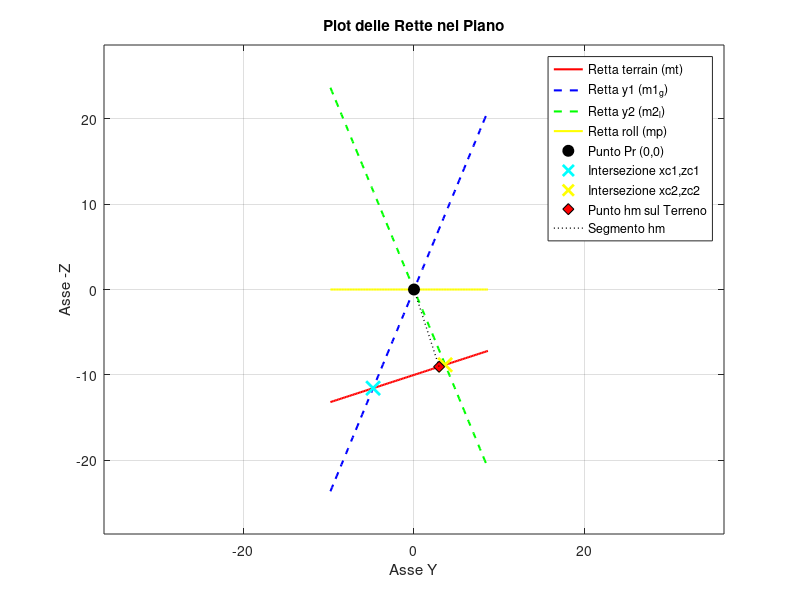

Write MATLAB code to recreate this figure.
clear; close all; clc;

% Flag per usare angoli specifici o generati randomicamente
use_specific_angles = true; % Imposta a 'false' per angoli randomici
tolerance = 1e-4;
areDifferent = @(a, b, tol) abs(a - b) > tol * max(abs(a), abs(b));

%% Measuraments Variables
pr = [0,0]';
qt = - 10;
Iota = -pi/8;
Omega = pi/8;
% u = 200;
% w = 150;
% Ts = 0.001;

if use_specific_angles
    alpha = pi/10;
    phi = 0;
else
    % random angles generator
    lower_bound = -pi/2;
    upper_bound = pi/2;
    % Genera un singolo angolo randomico
    alpha = lower_bound + (upper_bound - lower_bound) * rand();
    lower_bound = -pi/4;
    upper_bound = pi/4;
    phi = lower_bound + (upper_bound - lower_bound) * rand();
end

alpha_ang = rad2deg(alpha)
phi_ang = rad2deg(phi)

m1_i = tan((3*pi/2 + Iota + phi)); 
m2_o = tan((3*pi/2 + Omega + phi));
    
mt = tan(alpha);
mr = tan(phi);
% robot position

q1 = pr(2) - m1_i*pr(1);
q2 = pr(2) - m2_o*pr(1);
qp = pr(2) - mr*pr(1);

z_r = [0, -1]';
Ry_2D = [cos(phi), -sin(phi);
      sin(phi),  cos(phi)];
z_r = Ry_2D*z_r;

% computation for y1 
xc3 = (q1 - qt) / (mt - m1_i);
zc3 = mt * xc3 + qt;
ang1 = (3*pi/2 + Iota + phi)/pi*180;
y3m = norm([pr(1) - xc3; pr(2) - zc3]);
v_p3 = [xc3 - pr(1); zc3 - pr(2)];
visibile_y3 = dot(z_r, v_p3) > 0;
if ~visibile_y3
    error('Errore in visibilità y3 \n');
end

% Computation for y2
xc4 = (q2 - qt) / (mt - m2_o);
zc4 = mt * xc4 + qt;
ang2 = (Omega + phi)/pi*180;
y4m = norm([pr(1) - xc4; pr(2) - zc4]);
v_p4 = [xc4 - pr(1); zc4 - pr(2)];
visibile_y4 = dot(z_r, v_p4) > 0;

if ~visibile_y4
    error('Errore in visibilità y4 \n');
end

% valore da ottenere di h
hm = (abs(mt*pr(1) - pr(2) + qt))/ (sqrt(mt^2 + 1));

% Y computation
y3_abs = hm/abs(cos(Iota - (alpha - phi)));
y3 = hm/(cos(Iota - (alpha - phi)));
y4_abs = hm/abs(cos(Omega - (alpha - phi)));
y4 = hm/(cos(Omega - (alpha - phi)));

% h check
h_y3 = y3m*(cos(Iota - (alpha - phi)));
h_y4_abs = y4m * abs(cos(Omega - (alpha - phi)));

% h variation
% dx = u*cos(phi) + w*sin(phi);
% dz = u*sin(phi) - w*cos(phi);
% pr_new = pr + [dx*Ts, dz*Ts]'; 
% h_new = hm - u*sin((alpha - phi))*Ts - w*cos((alpha - phi))*Ts;
% hm_new = (abs(mt*pr_new(1) - pr_new(2) + qt))/ (sqrt(mt^2 + 1));

fprintf('\nValori Calcolati:\n');
fprintf('hm: %.4f\n', hm);
fprintf('y1m: %.4f\n', y3m);
fprintf('y2m: %.4f\n', y4m);

if areDifferent(hm, h_y3, tolerance) || areDifferent(h_y3, h_y4_abs, tolerance)
    fprintf('Errore in h measurament\n');
    fprintf('hm: %.4f\n', hm);
    fprintf('h_y1: %.4f\n', h_y3);
    fprintf('h_y2_abs: %.4f\n', h_y4_abs);
end

if areDifferent(y3m, y3_abs, tolerance) || areDifferent(y3_abs, y3, tolerance)
    fprintf('Errore in y1\n');
    fprintf('y1m: %.4f\n', y3m);
    fprintf('y1_abs: %.4f\n', y3_abs);
    fprintf('y1: %.4f\n', y3);
end

if areDifferent(y4m, y4_abs, tolerance) || areDifferent(y4_abs, y4, tolerance)
    fprintf('Errore in y2 \n');
    fprintf('y2m: %.4f\n', y4m);
    fprintf('y2_abs: %.4f\n', y4_abs);
    fprintf('y2: %.4f\n', y4);
end

% fprintf('Controllo velocità e valori h\n');
% fprintf('h nel nuovo punto dato dalle velocità: %.4f\n', hm_new);
% if areDifferent(hm_new, h_new, tolerance)
%     fprintf('Errore nella variazione di h \n');
%     fprintf('h dalle velocità: %.4f\n', h_new);
%     val_u = -u*sin((alpha - phi))*Ts;
%     val_w = -w*cos((alpha - phi))*Ts;
%     fprintf('velocità u: %.4f, velocità w: %.4f\n', val_u, val_w);
% end

% plot
% Intervallo di x per il plot
x_min = min([pr(1), xc3, xc4]) - 5;
x_max = max([pr(1), xc3, xc4]) + 5;
x_values = linspace(x_min, x_max, 100);

% Equazioni delle rette
y_mt = mt * x_values + qt;
y_m1g = m1_i * x_values + q1; 
y_m2l = m2_o * x_values + q2;
y_mp = mr * x_values + qp;

% plot per h
m_perp = -1/mt; 
b_perp = pr(2) - m_perp * pr(1); 
x_hm = (b_perp - qt) / (mt - m_perp);
y_hm = mt * x_hm + qt;

figure;
hold on;
grid on;
box on;

plot(x_values, y_mt, 'r-', 'LineWidth', 1.5, 'DisplayName', 'Retta terrain (mt)');
plot(x_values, y_m1g, 'b--', 'LineWidth', 1.5, 'DisplayName', 'Retta y1 (m1_g)');
plot(x_values, y_m2l, 'g--', 'LineWidth', 1.5, 'DisplayName', 'Retta y2 (m2_l)');
plot(x_values, y_mp, 'y-', 'LineWidth', 1.5, 'DisplayName', 'Retta roll (mp)');

% Plot dei punti noti
plot(pr(1), pr(2), 'ko', 'MarkerFaceColor', 'k', 'MarkerSize', 8, 'DisplayName', 'Punto Pr (0,0)');
plot(xc3, zc3, 'cx', 'MarkerSize', 10, 'LineWidth', 2, 'DisplayName', 'Intersezione xc1,zc1');
plot(xc4, zc4, 'yx', 'MarkerSize', 10, 'LineWidth', 2, 'DisplayName', 'Intersezione xc2,zc2');
% plot(pr_new(1), pr_new(2), 'ko', 'MarkerFaceColor', 'b', 'MarkerSize', 8, 'DisplayName', 'Punto Pr nuovo');

plot(x_hm, y_hm, 'kd', 'MarkerFaceColor', 'r', 'MarkerSize', 8, 'DisplayName', 'Punto hm sul Terreno'); % Punto hm
plot([pr(1), x_hm], [pr(2), y_hm], 'k:', 'LineWidth', 1, 'DisplayName', 'Segmento hm'); % Retta congiungente

% Aggiungi etichette e legenda
xlabel('Asse Y');
ylabel('Asse -Z');
title('Plot delle Rette nel Piano');
legend('Location', 'best');
axis equal; % Assicura che le unità sugli assi siano uguali per evitare distorsioni angolari
ylim_auto = [min([min(y_mt), min(y_m1g), min(y_m2l), qt, zc3, zc4])-5, max([max(y_mt), max(y_m1g), max(y_m2l), qt, zc3, zc4])+5];
if isfinite(ylim_auto(1)) && isfinite(ylim_auto(2))
    ylim(ylim_auto);
end
hold off;


